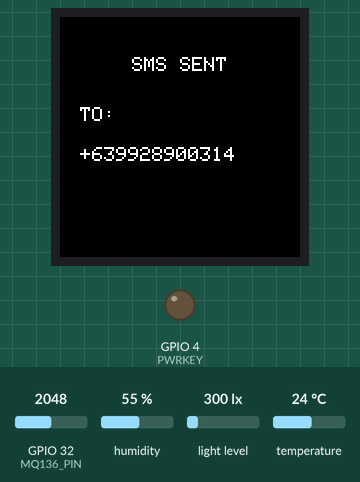
Simulated run of this sketch. Board: ESP32. Parts: 240×240 colour display, output pins drawn as LEDs (lit = HIGH). Wiring (inferred from the names in the program): AHT10/20 sensor at I2C address 0x38; BH1750 light sensor at I2C address 0x5C. The inputs (shaded band) are chosen by the test bench; at power-on: GPIO 32 (MQ136_PIN) = 2048, humidity 55 %, light level 300 lx, temperature 24 °C. The modem accepts every AT command (registered, SIM ready, sends succeed) and sends nothing else.

Above: at 4.4 s.
4.5 s: GPIO 32 (MQ136_PIN) set to 1247
At 7.8 s:
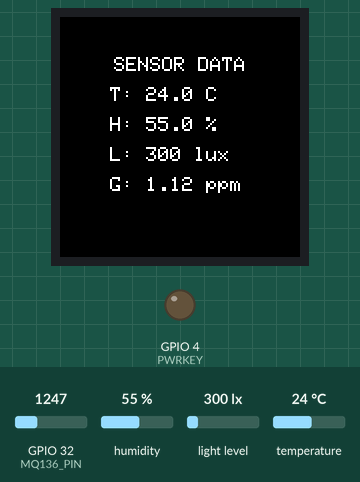
9.7 s: GPIO 32 (MQ136_PIN) set to 1164
At 12.2 s:
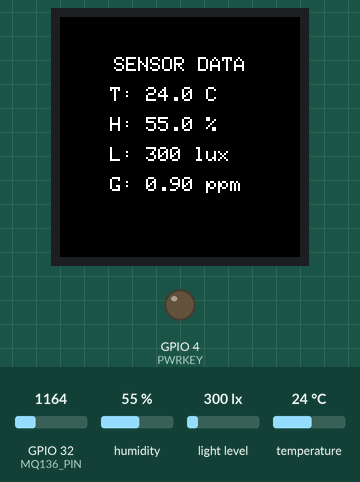
13.9 s: humidity set to 22 %
At 16.4 s:
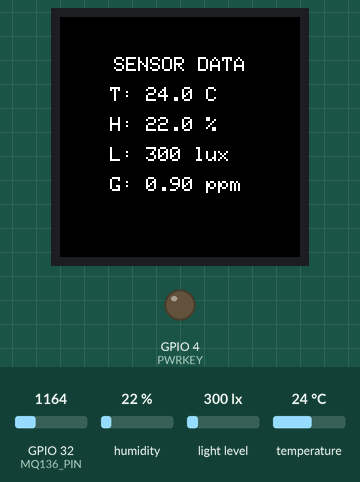
18.1 s: light level set to 40 lx
At 22.9 s:
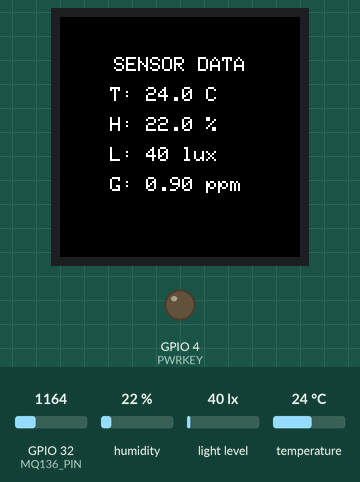
23.2 s: temperature set to 41 °C
At 30.2 s:
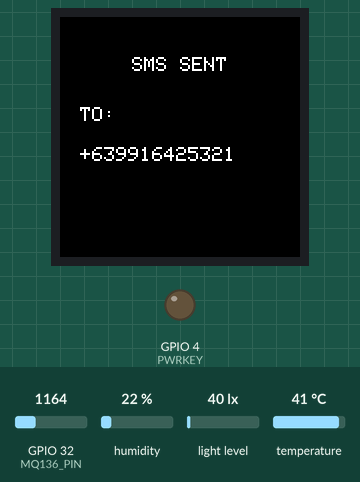
31.0 s: GPIO 32 (MQ136_PIN) set to 1228
At 38.0 s:
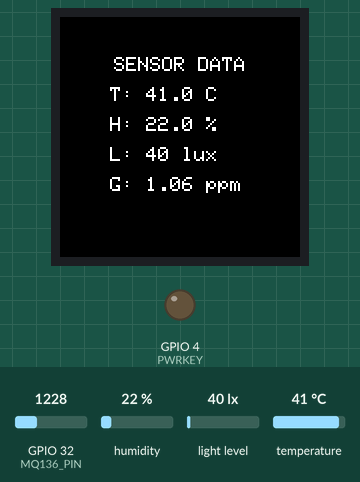
Timing chart, 0 to 39.1 s (numbered marks = the images above; inputs shaded):
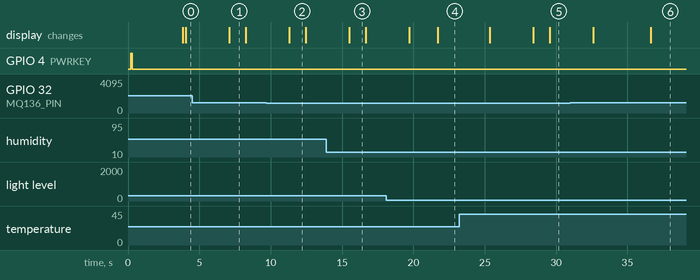

The sketch:

Act5-Sensor-In-Check.ino
```cpp
#include <Wire.h>                 // I2C communication library (used for AHT20, BH1750)
#include <SPI.h>                  // SPI communication library (used for TFT)
#include <Adafruit_GFX.h>         // Core graphics library for TFT displays
#include <Adafruit_GC9A01A.h>    // Specific driver for GC9A01A TFT
#include <HardwareSerial.h>       // Allows use of additional serial ports on ESP32

// =====================================================
// PINS
// =====================================================
#define TFT_CS    5               // TFT Chip Select pin
#define TFT_DC    25              // TFT Data/Command pin
#define TFT_RST   -1              // TFT Reset pin (not used)
#define TFT_SCLK  18              // TFT SPI Clock
#define TFT_MOSI  23              // TFT SPI MOSI

#define GSM_RX 17                 // RX pin for SIM800C
#define GSM_TX 16                 // TX pin for SIM800C
#define PWRKEY 4                  // Pin to power on/off GSM module

#define MQ136_PIN 32              // Analog input pin for MQ136 gas sensor

// =====================================================
// CONSTANTS
// =====================================================
#define SMS_QUEUE_SIZE   10       // Max number of SMS messages in queue
#define SMS_COOLDOWN_MS  4000     // Cooldown period between SMS sending

// =====================================================
// OBJECTS
// =====================================================
HardwareSerial gsm(1);            // Use Serial1 for GSM communication
Adafruit_GC9A01A tft(TFT_CS, TFT_DC, TFT_RST);  // TFT display object

// =====================================================
// REGISTERED NUMBERS//text STATUS to used number//
// =====================================================
String phoneNumbers[5] = {       // Array to store phone numbers allowed to receive alerts
  "+639928900314",
  "+639916425321",
  "",
  "",
  ""
};

// =====================================================
// GSM VARIABLES
// =====================================================
bool gsmReady = false;           // Flag to check if GSM is ready
String gsmBuffer = "";           // Buffer to store incoming GSM data

// =====================================================
// GSM STATE MACHINE
// =====================================================
enum GSMState {
  GSM_POWER_OFF,                 // GSM module is off
  GSM_POWER_ON,                  // Powering on GSM
  GSM_INIT,                      // Sending initialization commands
  GSM_WAIT_NETWORK,              // Waiting for network registration
  GSM_READY                      // GSM ready to send/receive SMS
};
GSMState gsmState = GSM_POWER_OFF;

unsigned long gsmMillis = 0;      // Timer for GSM command intervals
uint8_t gsmInitIndex = 0;         // Index for GSM initialization commands

// Array of GSM initialization commands
const char* gsmInitCmds[] = {
  "AT",             // Basic attention command
  "AT+CFUN=1",      // Set full functionality
  "AT+CSCLK=0",     // Disable sleep mode
  "AT+CMGF=1",      // Set SMS mode to text
  "AT+CNMI=1,2,0,0,0"  // Configure SMS notifications
};
const uint8_t GSM_INIT_COUNT =
  sizeof(gsmInitCmds) / sizeof(gsmInitCmds[0]);  // Count number of init commands

// =====================================================
// SENSOR DATA VARIABLES
// =====================================================
float tempValue = 0, humValue = 0, luxValue = 0; // Store temperature, humidity, light
float gasPPM = 0;                               // Store gas concentration in ppm

// Thresholds for alerts
float TEMP_THRESHOLD  = 40;
float HUM_THRESHOLD   = 70;
float LIGHT_THRESHOLD = 800;
float GAS_THRESHOLD   = 1;   // ppm

bool alertSent = false;      // Flag to prevent multiple alerts

// =====================================================
// MQ136 CALIBRATION CONSTANTS
// =====================================================
#define ADC_MAX     4095.0     // Max ADC value for ESP32 12-bit
#define VREF        3.3        // Reference voltage
#define RL_VALUE    10.0       // Load resistor value (kΩ)
#define RO_CLEAN    10.0       // Baseline resistance in clean air (kΩ)

// =====================================================
// SMS QUEUE STRUCTURE
// =====================================================
struct SMSItem {               // Structure to store SMS info
  String number;               // Recipient number
  String message;              // Message body
};

SMSItem smsQueue[SMS_QUEUE_SIZE];  // Circular queue for outgoing SMS
uint8_t smsHead = 0;               // Queue head
uint8_t smsTail = 0;               // Queue tail

// =====================================================
// SMS SEND STATE MACHINE
// =====================================================
enum SMSSendState {
  SMS_IDLE,           // No SMS to send
  SMS_SEND_BODY,      // Sending SMS content
  SMS_WAIT_RESULT,    // Waiting for GSM confirmation
  SMS_COOLDOWN        // Cooldown before next SMS
};

SMSSendState smsState = SMS_IDLE;
SMSItem currentSMS;              // Currently sending SMS
unsigned long smsMillis = 0;     // Timer for SMS state transitions

// =====================================================
// TFT HELPER FUNCTIONS
// =====================================================
unsigned long lcdMillis = 0;     // Timer for LCD message duration
bool lcdActive = false;          // True if showing SMS notification
unsigned long lcdSensorMillis = 0; // Timer for live sensor updates

// Print text centered horizontally on TFT
void printCentered(const char* txt, int y) {
  tft.setTextSize(2);
  tft.setTextColor(GC9A01A_WHITE);
  int16_t x1, y1;
  uint16_t w, h;
  tft.getTextBounds(txt, 0, 0, &x1, &y1, &w, &h); // Measure text width
  tft.setCursor((240 - w) / 2, y);               // Center horizontally
  tft.println(txt);
}

// Show a message on TFT for SMS notifications
void showLCDMessage(const char* title, String line1, String line2) {
  tft.fillScreen(GC9A01A_BLACK);  // Clear screen
  tft.setTextSize(2);
  tft.setTextColor(GC9A01A_WHITE);

  printCentered(title, 40);        // Show title

  tft.setCursor(20, 90);           // Line 1
  tft.println(line1);

  tft.setCursor(20, 130);          // Line 2
  tft.println(line2);

  lcdMillis = millis();             // Reset timer
  lcdActive = true;                 // Set flag
}

// =====================================================
// DISPLAY LIVE SENSOR READINGS
// =====================================================
void displayLiveSensors() {
  tft.fillScreen(GC9A01A_BLACK);   // Clear TFT
  tft.setTextSize(2);
  tft.setTextColor(GC9A01A_WHITE);

  printCentered("SENSOR DATA", 40);

  tft.setCursor(50, 70);
  tft.println("T: " + String(tempValue,1) + " C");

  tft.setCursor(50, 100);
  tft.println("H: " + String(humValue,1) + " %");

  tft.setCursor(50, 130);
  tft.println("L: " + String(luxValue,0) + " lux");

  tft.setCursor(50, 160);
  tft.println("G: " + String(gasPPM,2) + " ppm");
}

// =====================================================
// QUEUE FUNCTIONS
// =====================================================
bool enqueueSMS(String num, String msg) {
  // Calculate next tail index in circular buffer
  uint8_t next = (smsTail + 1) % SMS_QUEUE_SIZE;
  if (next == smsHead) return false; // Queue full
  smsQueue[smsTail] = { num, msg }; // Add SMS
  smsTail = next;
  return true;
}

bool dequeueSMS(SMSItem &item) {
  if (smsHead == smsTail) return false; // Queue empty
  item = smsQueue[smsHead];
  smsHead = (smsHead + 1) % SMS_QUEUE_SIZE;
  return true;
}

// Send SMS to all registered numbers
void sendToAll(String msg) {
  for (int i = 0; i < 5; i++) {
    if (phoneNumbers[i] != "") {
      enqueueSMS(phoneNumbers[i], msg);
    }
  }
}

// =====================================================
// BUILD STATUS MESSAGE
// =====================================================
String buildStatusMessage() {
  // Create a formatted status string with sensor values
  String msg = "STATUS:\n";
  msg += "T: " + String(tempValue, 1) + "C\n";
  msg += "H: " + String(humValue, 1) + "%\n";
  msg += "L: " + String(luxValue, 1) + " lux\n";
  msg += "G: " + String(gasPPM, 2) + " ppm";
  return msg;
}

// =====================================================
// SMS HANDLER
// =====================================================
void handleSMSQueue() {
  unsigned long now = millis();

  switch (smsState) {
    case SMS_IDLE:
      if (dequeueSMS(currentSMS)) {        // If SMS in queue
        gsm.print("AT+CMGS=\"");           // Prepare to send
        gsm.print(currentSMS.number);
        gsm.println("\"");
        smsMillis = now;
        smsState = SMS_SEND_BODY;
      }
      break;

    case SMS_SEND_BODY:
      if (now - smsMillis >= 200) {       // Wait small delay
        gsm.print(currentSMS.message);     // Send message
        gsm.write(26);                     // Ctrl+Z to finish SMS
        smsMillis = now;
        smsState = SMS_WAIT_RESULT;
      }
      break;

    case SMS_WAIT_RESULT:
      if (gsmBuffer.indexOf("+CMGS:") != -1 ||
          gsmBuffer.indexOf("OK") != -1 ||
          now - smsMillis > 8000) {

        showLCDMessage(                    // Show SMS sent on TFT
          "SMS SENT",
          "TO:",
          currentSMS.number
        );

        gsmBuffer = "";
        smsMillis = now;
        smsState = SMS_COOLDOWN;
      }
      break;

    case SMS_COOLDOWN:
      if (now - smsMillis >= SMS_COOLDOWN_MS) {
        smsState = SMS_IDLE;              // Ready for next SMS
      }
      break;
  }
}

// =====================================================
// SENSOR READ FUNCTIONS
// =====================================================
bool readAHT20(float* t, float* h) {
  // Communicate with AHT20 over I2C to read temp & humidity
  Wire.beginTransmission(0x38);
  Wire.write(0xAC); Wire.write(0x33); Wire.write(0x00);
  Wire.endTransmission();
  delay(80);
  Wire.requestFrom(0x38, 6);
  if (Wire.available() != 6) return false;

  uint8_t d[6];
  for (int i = 0; i < 6; i++) d[i] = Wire.read();

  uint32_t hum_raw =
    ((uint32_t)d[1] << 12) | ((uint32_t)d[2] << 4) | (d[3] >> 4);
  uint32_t temp_raw =
    ((uint32_t)(d[3] & 0x0F) << 16) | ((uint32_t)d[4] << 8) | d[5];

  *h = hum_raw * 100.0 / 1048576.0;
  *t = temp_raw * 200.0 / 1048576.0 - 50.0;
  return true;
}

float readBH1750() {
  // Read light intensity from BH1750 sensor
  Wire.beginTransmission(0x5C);
  Wire.write(0x10);
  Wire.endTransmission();
  Wire.requestFrom(0x5C, 2);
  if (Wire.available() == 2)
    return ((Wire.read() << 8) | Wire.read()) / 1.2;
  return -1;
}

// =====================================================
// MQ136 → PPM CONVERSION
// =====================================================
float readMQ136PPM() {
  // Convert analog voltage to gas ppm using sensor curve
  int adc = analogRead(MQ136_PIN);
  if (adc <= 0) return 0;

  float voltage = adc * (VREF / ADC_MAX);
  float Rs = ((VREF - voltage) / voltage) * RL_VALUE;
  float ratio = Rs / RO_CLEAN;

  float ppm = pow(10, ((log10(ratio) - 0.38) / -0.45)); // Empirical formula
  return ppm;
}

// =====================================================
// GSM HANDLER
// =====================================================
void handleGSM() {
  while (gsm.available()) {              // Read any incoming GSM characters
    gsmBuffer += (char)gsm.read();
  }

  unsigned long now = millis();

  switch (gsmState) {

    case GSM_POWER_OFF:
      gsmState = GSM_POWER_ON;          // Move to power on state
      break;

    case GSM_POWER_ON:
      digitalWrite(PWRKEY, HIGH);       // Pulse PWRKEY to turn on GSM
      delay(100);
      digitalWrite(PWRKEY, LOW);
      gsmState = GSM_INIT;
      gsmInitIndex = 0;
      gsmMillis = now;
      break;

    case GSM_INIT:
      if (now - gsmMillis >= 500 && gsmInitIndex < GSM_INIT_COUNT) {
        gsm.println(gsmInitCmds[gsmInitIndex++]); // Send next init command
        gsmMillis = now;
      }
      if (gsmInitIndex >= GSM_INIT_COUNT) {
        gsmState = GSM_WAIT_NETWORK;    // All init commands sent
      }
      break;

    case GSM_WAIT_NETWORK:
      if (now - gsmMillis >= 1000) {
        gsm.println("AT+CREG?");        // Check network registration
        gsmMillis = now;
      }
      if (gsmBuffer.indexOf(",1") != -1 ||
          gsmBuffer.indexOf(",5") != -1) { // Registered
        gsmReady = true;
        gsmState = GSM_READY;
        gsmBuffer = "";
        sendToAll("ONLINE: Device started");  // Notify all registered numbers
        tft.fillScreen(GC9A01A_BLACK);
        printCentered("GSM READY", 90);
      }
      break;

    case GSM_READY:
      // GSM is ready, handled elsewhere
      break;
  }
}

// =====================================================
// SMS RECEIVE PARSER
// =====================================================
void handleIncomingSMS() {
  int cmtIndex = gsmBuffer.indexOf("+CMT:");
  if (cmtIndex == -1) return;   // No SMS received

  int firstNL = gsmBuffer.indexOf('\n', cmtIndex);
  int secondNL = gsmBuffer.indexOf('\n', firstNL + 1);
  if (firstNL == -1 || secondNL == -1) return;

  String header = gsmBuffer.substring(cmtIndex, firstNL);
  String body   = gsmBuffer.substring(firstNL + 1, secondNL);
  gsmBuffer = gsmBuffer.substring(secondNL + 1);

  int q1 = header.indexOf("\"") + 1;
  int q2 = header.indexOf("\"", q1);
  String sender = header.substring(q1, q2);

  body.trim();
  body.toUpperCase();

  // LCD + enqueue SMS
  if (body == "STATUS") {
    showLCDMessage(
      "SMS RECEIVED",
      "FROM:",
      sender
    );
    enqueueSMS(sender, buildStatusMessage()); // Reply with sensor status
  }
}

// =====================================================
// SETUP
// =====================================================
void setup() {
  Serial.begin(115200);           // Initialize serial monitor
  gsm.begin(9600, SERIAL_8N1, GSM_RX, GSM_TX); // Initialize GSM serial
  Wire.begin(21, 22);             // Initialize I2C for sensors
  SPI.begin(TFT_SCLK, -1, TFT_MOSI, TFT_CS); // Initialize SPI for TFT

  pinMode(PWRKEY, OUTPUT);        // GSM power pin
  pinMode(MQ136_PIN, INPUT);      // Gas sensor pin

  tft.begin();                    // Start TFT
  tft.fillScreen(GC9A01A_BLACK);  // Clear screen
  printCentered("Initializing...", 90); // Show startup message
}

// =====================================================
// LOOP
// =====================================================
void loop() {

  handleGSM();                    // Continuously manage GSM states
  if (!gsmReady) return;          // Do not proceed until GSM ready

  handleIncomingSMS();            // Check for new SMS
  handleSMSQueue();               // Send queued SMS

  static unsigned long sensorMillis = 0;
  if (millis() - sensorMillis >= 5000) { // Read sensors every 5s
    sensorMillis = millis();

    if (readAHT20(&tempValue, &humValue)) { // Read temp/humidity
      luxValue = readBH1750();             // Read light
      gasPPM = readMQ136PPM();             // Read gas
    }
  }

  // Check if any threshold exceeded
  bool exceeded =
    tempValue >= TEMP_THRESHOLD ||
    humValue >= HUM_THRESHOLD ||
    luxValue >= LIGHT_THRESHOLD ||
    gasPPM >= GAS_THRESHOLD;

  if (exceeded && !alertSent) {    // Send alert if not already sent
    String msg = "ALERT!\n";
    msg += "T:" + String(tempValue, 1) + "C\n";
    msg += "H:" + String(humValue, 1) + "%\n";
    msg += "L:" + String(luxValue, 1) + " lux\n";
    msg += "G:" + String(gasPPM, 2) + " ppm";
    sendToAll(msg);
    alertSent = true;
  }

  if (!exceeded) alertSent = false; // Reset alert flag if normal

  // Auto-clear SMS LCD after 3s
  if (lcdActive && millis() - lcdMillis > 3000) {
    lcdActive = false;
  }

  // Update live sensor display every 2s if no SMS notification
  if (!lcdActive && millis() - lcdSensorMillis > 2000) {
    lcdSensorMillis = millis();
    displayLiveSensors();
  }
}
```

Measured:
- after the input at 18.1 s, the display: first differs from a run without the input after 3.6 s (image 4)
- after the input at 23.2 s, the display: first changes after 2.1 s (image 5 shows a later state)
- after the input at 31.0 s, the display: first differs from a run without the input after 5.6 s (image 6)
- what the display in image 1 shows lasts 1.1 s, from 7.1 s to 8.2 s
